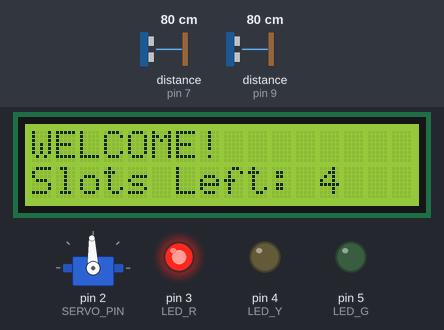
Bench run of a sketch on a simulated Arduino Uno, built with avr-gcc and run on an emulated ATmega328P. On the bench: 16×2 character LCD, servo, output pins drawn as LEDs (lit = HIGH). Wiring (inferred from the names in the program): 2 × ultrasonic range finder: trigger pin 6, echo pin 7 / trigger pin 8, echo pin 9. The test bench sets the inputs (shaded band); at power-on: distance to the obstacle (sensors on pin 7, pin 9) 80 cm. The echo pulse lasts 58.3 µs per cm; pins used as bus, display or sensor lines are not drawn.

Above: at 1.3 s.
1.4 s: distance to the obstacle (sensor on pin 7) set to 12 cm
2.9 s: distance to the obstacle (sensor on pin 7) set to 9 cm
At 3.13 s:
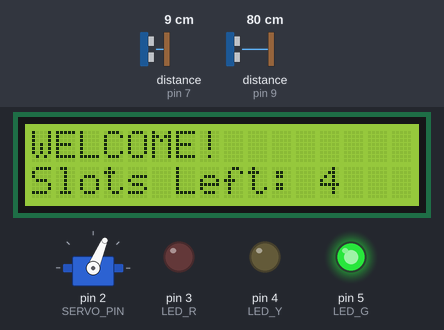
At 4.1 s:
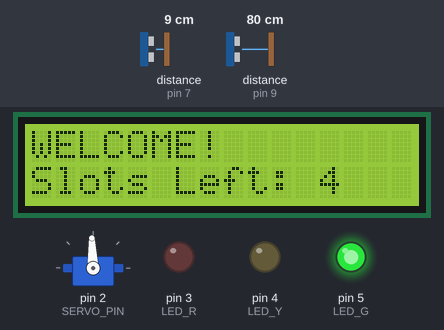
4.8 s: distance to the obstacle (sensor on pin 9) set to 12 cm
6.3 s: distance to the obstacle (sensor on pin 9) set to 9 cm
At 6.53 s:
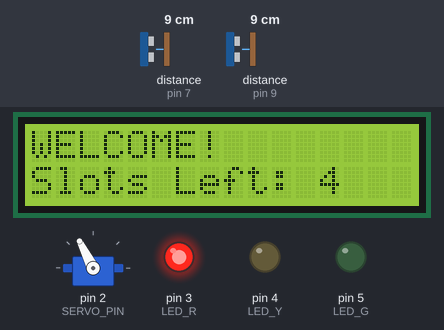
Timing chart, 0 to 9.2 s (numbered marks = the images above; inputs shaded):
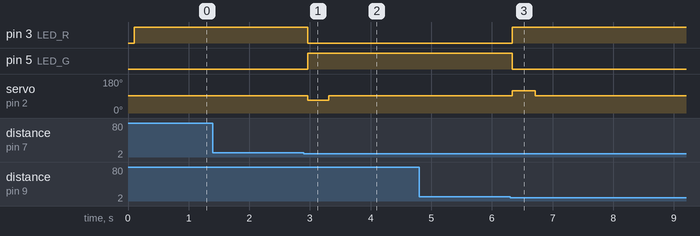

Measured:
- the behaviour switches between 11 and 10 cm on distance to the obstacle (sensor on pin 7) (found by bisection; images 0 and 1)
- the behaviour switches between 11 and 10 cm on distance to the obstacle (sensor on pin 9) (found by bisection; images 2 and 3)
- after the input at 1.4 s, every drawn part: stays the same
- after the input at 2.9 s, pin 3 (LED_R): HIGH → LOW after 0.06 s; pin 5 (LED_G): LOW → HIGH after 0.06 s; servo on pin 2 (SERVO_PIN): 92° → 67° after 0.06 s, → 92° 0.35 s later
- after the input at 4.8 s, every drawn part: stays the same
- after the input at 6.3 s, pin 3 (LED_R): LOW → HIGH at once; pin 5 (LED_G): HIGH → LOW at once; servo on pin 2 (SERVO_PIN): 92° → 117° at once, → 92° 0.37 s later

The sketch:

parking_barrier.ino
```cpp
#include <Wire.h>
#include <LiquidCrystal_I2C.h>
#include <Servo.h>

LiquidCrystal_I2C lcd(0x27, 16, 2);
Servo gateServo;


const int TRIG_ENTRY = 8;
const int ECHO_ENTRY = 9;


const int TRIG_EXIT  = 6;
const int ECHO_EXIT  = 7;


const int SERVO_PIN = 2;

const int LED_R = 3;
const int LED_Y = 4;
const int LED_G = 5;


const int SLOT_MAX = 4;
int slots = SLOT_MAX;

const int DETECT_CM = 10;


const int SERVO_STOP  = 92;
const int SERVO_SPEED = 25;
const int OPEN_MS  = 350;
const int CLOSE_MS = 350;
const bool INVERT_DIR = false;


enum State { IDLE, ENTRY_WAIT_EXIT, EXIT_WAIT_ENTRY, WAIT_CLEAR };
State state = IDLE;

bool prevEntry = false, prevExit = false;


bool gateOpen = false;


bool fullEntryWarning = false;


long getDistanceCM(int trigPin, int echoPin) {
  digitalWrite(trigPin, LOW);
  delayMicroseconds(2);
  digitalWrite(trigPin, HIGH);
  delayMicroseconds(10);
  digitalWrite(trigPin, LOW);

  long duration = pulseIn(echoPin, HIGH, 30000);
  if (duration == 0) return 999;
  return (long)(duration * 0.034 / 2);
}

void showSlots() {
  lcd.setCursor(0, 0);
  lcd.print("WELCOME!        ");
  lcd.setCursor(0, 1);
  lcd.print("Slots Left:     ");
  lcd.setCursor(12, 1);
  lcd.print("  ");
  lcd.setCursor(12, 1);
  lcd.print(slots);
}

void showFull() {
  lcd.setCursor(0, 0);
  lcd.print("SORRY :(        ");
  lcd.setCursor(0, 1);
  lcd.print("Parking Full    ");
}


void updateTrafficLight() {
  if (fullEntryWarning) {
    digitalWrite(LED_Y, HIGH);
    digitalWrite(LED_R, LOW);
    digitalWrite(LED_G, LOW);
    return;
  }

  if (gateOpen) {
    digitalWrite(LED_G, HIGH);
    digitalWrite(LED_R, LOW);
    digitalWrite(LED_Y, LOW);
  } else {
    digitalWrite(LED_R, HIGH);
    digitalWrite(LED_G, LOW);
    digitalWrite(LED_Y, LOW);
  }
}

void servoStop() {
  gateServo.write(SERVO_STOP);
}

void openGate() {
  gateOpen = true;
  updateTrafficLight();

  int cmd = INVERT_DIR ? (SERVO_STOP + SERVO_SPEED) : (SERVO_STOP - SERVO_SPEED);
  gateServo.write(cmd);
  delay(OPEN_MS);
  servoStop();
}

void closeGate() {
  gateOpen = false;
  updateTrafficLight();

  int cmd = INVERT_DIR ? (SERVO_STOP - SERVO_SPEED) : (SERVO_STOP + SERVO_SPEED);
  gateServo.write(cmd);
  delay(CLOSE_MS);
  servoStop();
}

void setup() {
  Serial.begin(9600);

  lcd.init();
  lcd.backlight();

  pinMode(TRIG_ENTRY, OUTPUT);
  pinMode(ECHO_ENTRY, INPUT);
  pinMode(TRIG_EXIT, OUTPUT);
  pinMode(ECHO_EXIT, INPUT);

  pinMode(LED_R, OUTPUT);
  pinMode(LED_Y, OUTPUT);
  pinMode(LED_G, OUTPUT);

  gateServo.attach(SERVO_PIN);
  servoStop();

  lcd.clear();
  showSlots();

  gateOpen = false;
  updateTrafficLight();
}

void loop() {
  long dEntry = getDistanceCM(TRIG_ENTRY, ECHO_ENTRY);
  long dExit  = getDistanceCM(TRIG_EXIT,  ECHO_EXIT);

  bool entry = (dEntry < DETECT_CM);
  bool exitS = (dExit  < DETECT_CM);

  bool entryEdge = entry && !prevEntry;
  bool exitEdge  = exitS && !prevExit;

  prevEntry = entry;
  prevExit  = exitS;


  if (state == IDLE) {
    if (slots == 0 && entry) {
      fullEntryWarning = true;
      showFull();
    } else {
      fullEntryWarning = false;
      showSlots();
    }
    updateTrafficLight();
  }

  switch (state) {
    case IDLE:

      if (entryEdge) {
        if (slots > 0) {
          fullEntryWarning = false;
          openGate();
          state = ENTRY_WAIT_EXIT;
        }
      }


      else if (exitEdge) {
        fullEntryWarning = false;
        openGate();
        state = EXIT_WAIT_ENTRY;
      }
      break;


    case ENTRY_WAIT_EXIT:
      if (exitEdge) {
        slots = max(0, slots - 1);
        closeGate();
        lcd.clear();
        showSlots();
        state = WAIT_CLEAR;
      }
      break;


    case EXIT_WAIT_ENTRY:
      if (entryEdge) {
        slots = min(SLOT_MAX, slots + 1);
        closeGate();
        lcd.clear();
        showSlots();
        state = WAIT_CLEAR;
      }
      break;


    case WAIT_CLEAR:
      if (!entry && !exitS) {
        state = IDLE;
        lcd.clear();
      }
      break;
  }

  delay(50);
}
```
